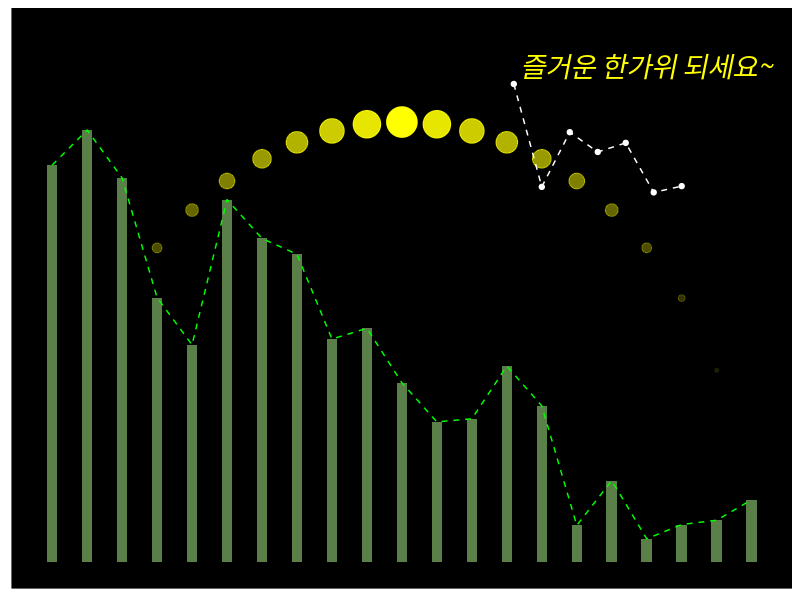

Write the R code that produced this figure.
library(dplyr)
library(data.table)
library(ggplot2)

set.seed(1004)

r <- 10
x <- -r:r

moons <- 
  data.frame(
    x = x, 
    y = 1.2*sqrt(r^2 - x^2))

stars <- 
  data.frame(
    x=x*0.8, 
    y=ifelse(x < 4, -1, max(x) + 0.1*x + rnorm(length(x))))

mountains <- 
  data.frame(
    x=x, 
    y=rev(abs(cos(x) - 0.5*(1:length(x)))) + rnorm(length(x)))
  
ggplot(NULL) +
  
  # draw moons
  geom_point(aes(moons$x, moons$y), alpha=1-abs(x)/max(x), size=10-abs(x), colour='yellow') +
  
  # draw stars
  geom_point(aes(stars$x, stars$y), colour='white') +
  geom_line(aes(stars$x, stars$y), colour='white', linetype='dashed') +
  
  # draw mountains
  geom_bar(aes(mountains$x, mountains$y), stat='identity', fill='#5a7f48', width=0.3) +
  geom_line(aes(mountains$x, mountains$y), colour='green', linetype='dashed') +
  
  # write the message
  geom_text(aes(x=7, y=13.5), label='즐거운 한가위 되세요~', colour='yellow', fontface='italic', size=7) +
  
  # background settings
  theme(
    legend.position = 'none',
    panel.background = element_rect(fill='black'),
    panel.grid = element_blank(),
    axis.text = element_blank(),
    axis.title = element_blank(),
    axis.ticks = element_blank(),
    title = element_text(size=20, face='bold')) +
  scale_y_continuous(limits=c(0, max(moons$y)*1.2))
